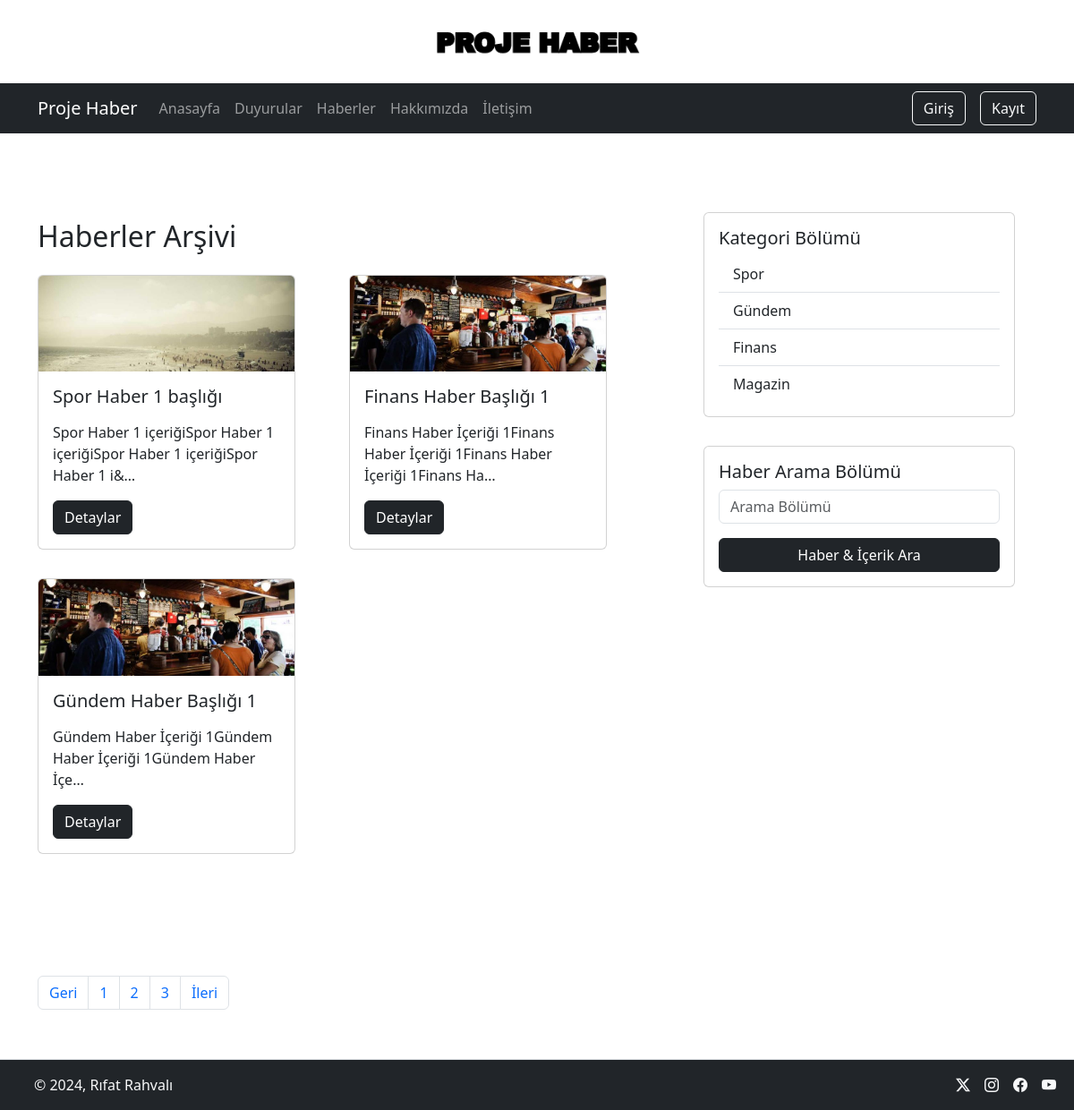
Page /news/ on the committed database.
### haber/models.py (models this page shows, shortened)
class News(models.Model):
    title = models.CharField(max_length=200,verbose_name = "Haber Başlığı")
    image = models.ImageField(upload_to='news',verbose_name = "Haber Görseli")
    context = RichTextField(verbose_name = "Haber Makalesi")
    category = models.ForeignKey(Category,on_delete=models.CASCADE,verbose_name = "Haber Kategorisi")
    publishDate = models.DateTimeField(auto_now_add=True)
    tags = models.CharField(max_length=200,verbose_name = "Haber Etiketi")
    views = models.IntegerField(default=0,verbose_name = "Haber Görüntülenme Sayısı")
    slug = models.SlugField(max_length=200,unique=True,blank=True,editable=False)

class Category(models.Model):
    title = models.CharField(max_length=200)
    slug = models.SlugField(max_length=200,unique=True,blank=True,editable=False)

### haber/views.py (the view)
# urls.py: path("news/",NewsView.as_view(),name="news"),
class NewsView(TemplateView):
    template_name="news.html"
    context_object_name = 'News'
    queryset = News.objects.all()
    def get_context_data(self, **kwargs):
        context = super().get_context_data(**kwargs)
        context['News'] = News.objects.all()
        context['Categories'] = Category.objects.all()
        return context

### haber/context_processors.py (called while the page is built)
def SettingsList(request):
    context = Settings.objects.first()
    return {'setting' : context}

### templates/news.html (shortened to what this page needs)
{% extends "base.html" %}
{% load static %}
{% block content %}
<div class="row mt-4 mb-5">
    <div class="row mt-4 mb-5">
        <div class="col-md-8">
            <div class="row">
                <div class="row mt-4 mb-5">
                    <div class="row">
                        <div class="col-md-12">
                            <h2>Haberler Arşivi</h2>
                        </div>
                    </div>
                    <div class="row">
                        {% for newsone in News %}
                        <div class="col mt-3 mb-3">
                            <div class="card" style="width: 18rem;">
                                <img src="{% get_media_prefix %}{{ newsone.image }}" class="card-img-top"
                                    alt="Blog Gorsel">
                                <div class="card-body">
                                    <h5 class="card-title">{{ newsone.title }}</h5>
                                    <p class="card-text">
                                        {{newsone.context|safe|truncatechars:100}}
                                    </p>
                                    <a href="{% url 'news-detail' slug=newsone.slug %}" class="btn btn-dark">Detaylar</a>
                                </div>
                            </div>
                        </div>
                        {% endfor %}
                    </div>
                </div>
            </div>
        </div>
        <div class="col-md-4">
            {% include "includes/sidebar.html" %}
        </div>
    </div>
    <div class="row mt-4 mb-5">
        <div class="col-md-12">
            <nav aria-label="Page navigation example">
                <ul class="pagination">
                    <li class="page-item"><a class="page-link" href="#">Geri</a></li>
                    <li class="page-item"><a class="page-link" href="#">1</a></li>
                    <li class="page-item"><a class="page-link" href="#">2</a></li>
                    <li class="page-item"><a class="page-link" href="#">3</a></li>
                    <li class="page-item"><a class="page-link" href="#">İleri</a></li>
                </ul>
            </nav>
        </div>
    </div>
</div>
{% endblock content %}

### templates/includes/sidebar.html
            <div class="row">
                <div class="col mt-3 mb-3">
                    <div class="card">
                        <div class="card-body">
                            <h5 class="card-title">Kategori Bölümü</h5>
                            <ul class="list-group list-group-flush">
                                {% for category in Categories %}
                                <a class="list-group-item" href="{% url 'category-detail' category.slug %}">{{ category.title }}</a>
                                {% endfor %}
                            </ul>
                        </div>
                    </div>
                </div>
            </div>
            <div class="row">
                <div class="col mt-3 mb-3">
                    <div class="card">
                        <div class="card-body">
                            <h5 class="card-title">Haber Arama Bölümü</h5>
                            <form method="get" action=" {% url 'news-search' %} ">
                                <div class="mb-3">
                                    <input type="text" name="q" class="form-control" placeholder="Arama Bölümü">
                                </div>
                                <button type="submit" class="w-100 btn btn-dark">Haber & İçerik Ara</button>
                            </form>
                        </div>
                    </div>
                </div>
            </div>

### rows in the picture
News: image (picture), title "Spor Haber 1 başlığı", context "Spor Haber 1 içeriğiSpor Haber 1 içeriğiSpor Haber 1 içeriğiSpor Haber 1 i&…"
News: image (picture), title "Finans Haber Başlığı 1", context "Finans Haber İçeriği 1Finans Haber İçeriği 1Finans Haber İçeriği 1Finans Ha…"
News: image (picture), title "Gündem Haber Başlığı 1", context "Gündem Haber İçeriği 1Gündem Haber İçeriği 1Gündem Haber İçe…"
Category: title "Spor"
Category: title "Gündem"
Category: title "Finans"
Category: title "Magazin"
